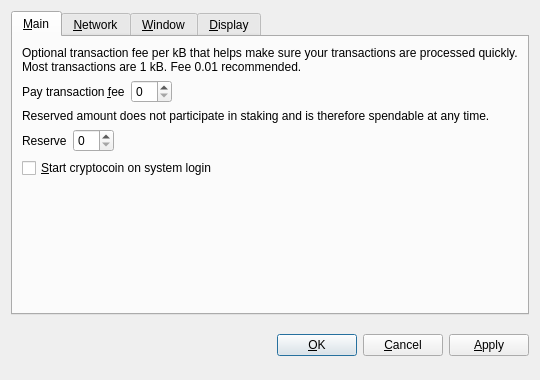
<?xml version="1.0" encoding="UTF-8"?>
<ui version="4.0">
 <class>OptionsDialog</class>
 <widget class="QDialog" name="OptionsDialog">
  <property name="geometry">
   <rect>
    <x>0</x>
    <y>0</y>
    <width>540</width>
    <height>380</height>
   </rect>
  </property>
  <property name="windowTitle">
   <string>Options</string>
  </property>
  <property name="styleSheet">
   <string notr="true">background-image: url(:/images/bkg2);
background-image: url(:/images/gr);</string>
  </property>
  <property name="modal">
   <bool>true</bool>
  </property>
  <layout class="QVBoxLayout" name="verticalLayout">
   <item>
    <widget class="QTabWidget" name="tabWidget">
     <property name="tabPosition">
      <enum>QTabWidget::North</enum>
     </property>
     <property name="currentIndex">
      <number>0</number>
     </property>
     <widget class="QWidget" name="tabMain">
      <attribute name="title">
       <string>&amp;Main</string>
      </attribute>
      <layout class="QVBoxLayout" name="verticalLayout_Main">
       <item>
        <widget class="QLabel" name="transactionFeeInfoLabel">
         <property name="text">
          <string>Optional transaction fee per kB that helps make sure your transactions are processed quickly. Most transactions are 1 kB. Fee 0.01 recommended.</string>
         </property>
         <property name="textFormat">
          <enum>Qt::PlainText</enum>
         </property>
         <property name="wordWrap">
          <bool>true</bool>
         </property>
        </widget>
       </item>
       <item>
        <layout class="QHBoxLayout" name="horizontalLayoutFee">
         <item>
          <widget class="QLabel" name="transactionFeeLabel">
           <property name="text">
            <string>Pay transaction &amp;fee</string>
           </property>
           <property name="textFormat">
            <enum>Qt::PlainText</enum>
           </property>
           <property name="buddy">
            <cstring>transactionFee</cstring>
           </property>
          </widget>
         </item>
         <item>
          <widget class="BitcoinAmountField" name="transactionFee"/>
         </item>
         <item>
          <spacer name="horizontalSpacerFee">
           <property name="orientation">
            <enum>Qt::Horizontal</enum>
           </property>
           <property name="sizeHint" stdset="0">
            <size>
             <width>40</width>
             <height>20</height>
            </size>
           </property>
          </spacer>
         </item>
        </layout>
       </item>
       <item>
        <widget class="QLabel" name="reserveBalanceInfoLabel">
         <property name="text">
          <string>Reserved amount does not participate in staking and is therefore spendable at any time.</string>
         </property>
         <property name="textFormat">
          <enum>Qt::PlainText</enum>
         </property>
         <property name="wordWrap">
          <bool>true</bool>
         </property>
        </widget>
       </item>
       <item>
        <layout class="QHBoxLayout" name="horizontalLayoutReserveBalance">
         <item>
          <widget class="QLabel" name="reserveBalanceLabel">
           <property name="text">
            <string>Reserve</string>
           </property>
           <property name="textFormat">
            <enum>Qt::PlainText</enum>
           </property>
           <property name="buddy">
            <cstring>reserveBalance</cstring>
           </property>
          </widget>
         </item>
         <item>
          <widget class="BitcoinAmountField" name="reserveBalance"/>
         </item>
         <item>
          <spacer name="horizontalSpacerReserveBalance">
           <property name="orientation">
            <enum>Qt::Horizontal</enum>
           </property>
           <property name="sizeHint" stdset="0">
            <size>
             <width>40</width>
             <height>20</height>
            </size>
           </property>
          </spacer>
         </item>
        </layout>
       </item>
       <item>
        <widget class="QCheckBox" name="bitcoinAtStartup">
         <property name="toolTip">
          <string>Automatically start cryptocoin after logging in to the system.</string>
         </property>
         <property name="text">
          <string>&amp;Start cryptocoin on system login</string>
         </property>
        </widget>
       </item>
       <item>
        <spacer name="verticalSpacer_Main">
         <property name="orientation">
          <enum>Qt::Vertical</enum>
         </property>
         <property name="sizeHint" stdset="0">
          <size>
           <width>20</width>
           <height>40</height>
          </size>
         </property>
        </spacer>
       </item>
      </layout>
     </widget>
     <widget class="QWidget" name="tabNetwork">
      <attribute name="title">
       <string>&amp;Network</string>
      </attribute>
      <layout class="QVBoxLayout" name="verticalLayout_Network">
       <item>
        <widget class="QCheckBox" name="mapPortUpnp">
         <property name="toolTip">
          <string>Automatically open the cryptocoin client port on the router. This only works when your router supports UPnP and it is enabled.</string>
         </property>
         <property name="text">
          <string>Map port using &amp;UPnP</string>
         </property>
        </widget>
       </item>
       <item>
        <widget class="QCheckBox" name="connectSocks">
         <property name="toolTip">
          <string>Connect to the cryptocoin network through a SOCKS proxy (e.g. when connecting through Tor).</string>
         </property>
         <property name="text">
          <string>&amp;Connect through SOCKS proxy:</string>
         </property>
        </widget>
       </item>
       <item>
        <layout class="QHBoxLayout" name="horizontalLayout_Network">
         <item>
          <widget class="QLabel" name="proxyIpLabel">
           <property name="text">
            <string>Proxy &amp;IP:</string>
           </property>
           <property name="textFormat">
            <enum>Qt::PlainText</enum>
           </property>
           <property name="buddy">
            <cstring>proxyIp</cstring>
           </property>
          </widget>
         </item>
         <item>
          <widget class="QValidatedLineEdit" name="proxyIp">
           <property name="maximumSize">
            <size>
             <width>140</width>
             <height>16777215</height>
            </size>
           </property>
           <property name="toolTip">
            <string>IP address of the proxy (e.g. 127.0.0.1)</string>
           </property>
          </widget>
         </item>
         <item>
          <widget class="QLabel" name="proxyPortLabel">
           <property name="text">
            <string>&amp;Port:</string>
           </property>
           <property name="textFormat">
            <enum>Qt::PlainText</enum>
           </property>
           <property name="buddy">
            <cstring>proxyPort</cstring>
           </property>
          </widget>
         </item>
         <item>
          <widget class="QLineEdit" name="proxyPort">
           <property name="maximumSize">
            <size>
             <width>55</width>
             <height>16777215</height>
            </size>
           </property>
           <property name="toolTip">
            <string>Port of the proxy (e.g. 9050)</string>
           </property>
          </widget>
         </item>
         <item>
          <widget class="QLabel" name="socksVersionLabel">
           <property name="text">
            <string>SOCKS &amp;Version:</string>
           </property>
           <property name="textFormat">
            <enum>Qt::PlainText</enum>
           </property>
           <property name="buddy">
            <cstring>socksVersion</cstring>
           </property>
          </widget>
         </item>
         <item>
          <widget class="QValueComboBox" name="socksVersion">
           <property name="toolTip">
            <string>SOCKS version of the proxy (e.g. 5)</string>
           </property>
          </widget>
         </item>
         <item>
          <spacer name="horizontalSpacer_Network">
           <property name="orientation">
            <enum>Qt::Horizontal</enum>
           </property>
           <property name="sizeHint" stdset="0">
            <size>
             <width>40</width>
             <height>20</height>
            </size>
           </property>
          </spacer>
         </item>
        </layout>
       </item>
       <item>
        <spacer name="verticalSpacer_Network">
         <property name="orientation">
          <enum>Qt::Vertical</enum>
         </property>
         <property name="sizeHint" stdset="0">
          <size>
           <width>20</width>
           <height>40</height>
          </size>
         </property>
        </spacer>
       </item>
      </layout>
     </widget>
     <widget class="QWidget" name="tabWindow">
      <attribute name="title">
       <string>&amp;Window</string>
      </attribute>
      <layout class="QVBoxLayout" name="verticalLayout_Window">
       <item>
        <widget class="QCheckBox" name="minimizeToTray">
         <property name="toolTip">
          <string>Show only a tray icon after minimizing the window.</string>
         </property>
         <property name="text">
          <string>&amp;Minimize to the tray instead of the taskbar</string>
         </property>
        </widget>
       </item>
       <item>
        <widget class="QCheckBox" name="minimizeOnClose">
         <property name="toolTip">
          <string>Minimize instead of exit the application when the window is closed. When this option is enabled, the application will be closed only after selecting Quit in the menu.</string>
         </property>
         <property name="text">
          <string>M&amp;inimize on close</string>
         </property>
        </widget>
       </item>
       <item>
        <spacer name="verticalSpacer_Window">
         <property name="orientation">
          <enum>Qt::Vertical</enum>
         </property>
         <property name="sizeHint" stdset="0">
          <size>
           <width>20</width>
           <height>40</height>
          </size>
         </property>
        </spacer>
       </item>
      </layout>
     </widget>
     <widget class="QWidget" name="tabDisplay">
      <attribute name="title">
       <string>&amp;Display</string>
      </attribute>
      <layout class="QVBoxLayout" name="verticalLayout_Display">
       <item>
        <layout class="QHBoxLayout" name="horizontalLayout_1_Display">
         <item>
          <widget class="QLabel" name="langLabel">
           <property name="text">
            <string>User Interface &amp;language:</string>
           </property>
           <property name="textFormat">
            <enum>Qt::PlainText</enum>
           </property>
           <property name="buddy">
            <cstring>lang</cstring>
           </property>
          </widget>
         </item>
         <item>
          <widget class="QValueComboBox" name="lang">
           <property name="toolTip">
            <string>The user interface language can be set here. This setting will take effect after restarting cryptocoin.</string>
           </property>
          </widget>
         </item>
        </layout>
       </item>
       <item>
        <layout class="QHBoxLayout" name="horizontalLayout_2_Display">
         <item>
          <widget class="QLabel" name="unitLabel">
           <property name="text">
            <string>&amp;Unit to show amounts in:</string>
           </property>
           <property name="textFormat">
            <enum>Qt::PlainText</enum>
           </property>
           <property name="buddy">
            <cstring>unit</cstring>
           </property>
          </widget>
         </item>
         <item>
          <widget class="QValueComboBox" name="unit">
           <property name="toolTip">
            <string>Choose the default subdivision unit to show in the interface and when sending tokens.</string>
           </property>
          </widget>
         </item>
        </layout>
       </item>
       <item>
        <widget class="QCheckBox" name="displayAddresses">
         <property name="toolTip">
          <string>Whether to show cryptocoin addresses in the transaction list or not.</string>
         </property>
         <property name="text">
          <string>&amp;Display addresses in transaction list</string>
         </property>
        </widget>
       </item>
       <item>
        <widget class="QCheckBox" name="coinControlFeatures">
         <property name="toolTip">
          <string>Whether to show coin control features or not.</string>
         </property>
         <property name="text">
          <string>Display coin &amp;control features (experts only!)</string>
         </property>
        </widget>
       </item>
       <item>
        <spacer name="verticalSpacer_Display">
         <property name="orientation">
          <enum>Qt::Vertical</enum>
         </property>
         <property name="sizeHint" stdset="0">
          <size>
           <width>20</width>
           <height>40</height>
          </size>
         </property>
        </spacer>
       </item>
      </layout>
     </widget>
    </widget>
   </item>
   <item>
    <layout class="QHBoxLayout" name="horizontalLayout_Buttons">
     <item>
      <spacer name="horizontalSpacer_1">
       <property name="orientation">
        <enum>Qt::Horizontal</enum>
       </property>
       <property name="sizeHint" stdset="0">
        <size>
         <width>40</width>
         <height>48</height>
        </size>
       </property>
      </spacer>
     </item>
     <item>
      <widget class="QLabel" name="statusLabel">
       <property name="font">
        <font>
         <weight>75</weight>
         <bold>true</bold>
        </font>
       </property>
       <property name="text">
        <string/>
       </property>
       <property name="textFormat">
        <enum>Qt::PlainText</enum>
       </property>
       <property name="wordWrap">
        <bool>true</bool>
       </property>
      </widget>
     </item>
     <item>
      <spacer name="horizontalSpacer_2">
       <property name="orientation">
        <enum>Qt::Horizontal</enum>
       </property>
       <property name="sizeHint" stdset="0">
        <size>
         <width>40</width>
         <height>48</height>
        </size>
       </property>
      </spacer>
     </item>
     <item>
      <widget class="QPushButton" name="okButton">
       <property name="text">
        <string>&amp;OK</string>
       </property>
      </widget>
     </item>
     <item>
      <widget class="QPushButton" name="cancelButton">
       <property name="text">
        <string>&amp;Cancel</string>
       </property>
       <property name="autoDefault">
        <bool>false</bool>
       </property>
      </widget>
     </item>
     <item>
      <widget class="QPushButton" name="applyButton">
       <property name="text">
        <string>&amp;Apply</string>
       </property>
       <property name="autoDefault">
        <bool>false</bool>
       </property>
      </widget>
     </item>
    </layout>
   </item>
  </layout>
 </widget>
 <customwidgets>
  <customwidget>
   <class>BitcoinAmountField</class>
   <extends>QSpinBox</extends>
   <header>bitcoinamountfield.h</header>
   <container>1</container>
  </customwidget>
  <customwidget>
   <class>QValidatedLineEdit</class>
   <extends>QLineEdit</extends>
   <header>qvalidatedlineedit.h</header>
  </customwidget>
  <customwidget>
   <class>QValueComboBox</class>
   <extends>QComboBox</extends>
   <header>qvaluecombobox.h</header>
  </customwidget>
 </customwidgets>
 <resources/>
 <connections/>
</ui>
